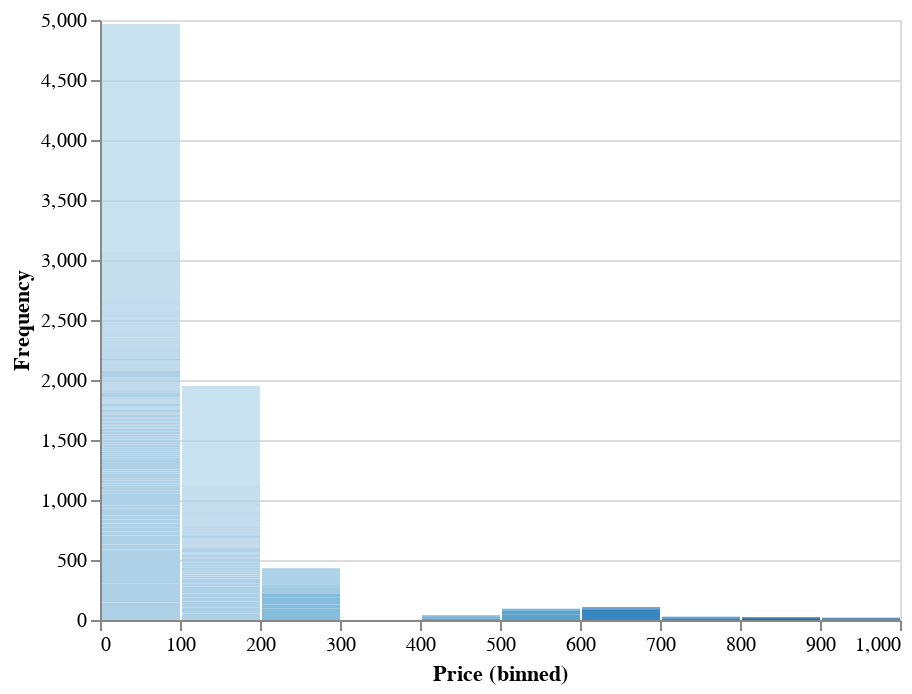

Notebook cell for this chart:
### Code cell
# price, histogram
alt.Chart(source).mark_bar().encode(
    alt.X('Price', bin=True),
    alt.Y('Frequency'),
    alt.Color('Price', bin=True, legend=None),
    tooltip=['Price', 'Frequency']
)

### Figure 1 — Vega-Lite specification as saved in the notebook (floating-point values rounded to 4 significant figures; data arrays with more than 128 entries replaced by an {"elided": "..."} marker saying what was removed)
{"config": {"view": {"continuousWidth": 400, "continuousHeight": 300}}, "data": {"name": "data-6dab6b0ae15d5de0e61c601268fbafd9"}, "mark": "bar", "encoding": {"color": {"type": "quantitative", "bin": true, "field": "Price", "legend": null}, "tooltip": [{"type": "quantitative", "field": "Price"}, {"type": "quantitative", "field": "Frequency"}], "x": {"type": "quantitative", "bin": true, "field": "Price"}, "y": {"type": "quantitative", "field": "Frequency"}}, "$schema": "https://vega.github.io/schema/vega-lite/v4.8.1.json", "datasets": {"data-6dab6b0ae15d5de0e61c601268fbafd9": {"elided": "2988 records"}}}
